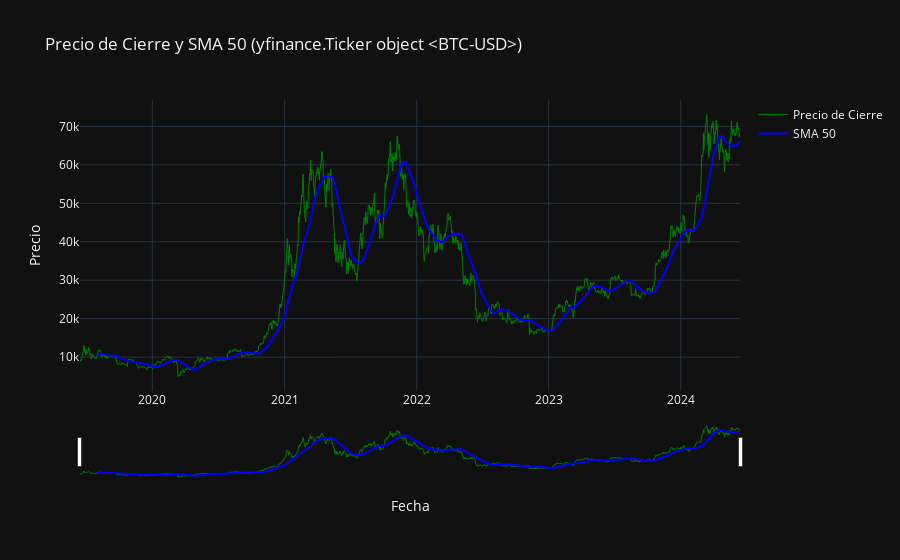

Notebook cell for this chart:
### Code cell
# Crear el gráfico interactivo con Plotly
fig = go.Figure()

# Añadir serie de precios de cierre
fig.add_trace(go.Scatter(x=data.index, y=data['Close'], 
                         mode='lines', name='Precio de Cierre', 
                         line=dict(color='green', width=1)))

# Añadir SMA de 50 períodos
fig.add_trace(go.Scatter(x=data.index, y=data['SMA_50'], 
                         mode='lines', name='SMA 50', 
                         line=dict(color='blue', width=2)))

# Personalizar el diseño del gráfico
fig.update_layout(title=f'Precio de Cierre y SMA 50 ({ticker})',
                  xaxis_title='Fecha',
                  yaxis_title='Precio',
                  xaxis_rangeslider_visible=True,  # Mostrar slider de zoom
                  template='plotly_dark')  # Estilo oscuro

# Mostrar el gráfico interactivo
fig.show()

### Figure 1 — Plotly figure (JSON) as saved in the notebook; plotly's stock layout.template omitted (floating-point values rounded to 4 significant figures; data arrays with more than 128 entries replaced by an {"elided": "..."} marker saying what was removed)
{"data": [{"line": {"color": "green", "width": 1}, "mode": "lines", "name": "Precio de Cierre", "type": "scatter", "x": {"elided": "1826 str values"}, "y": {"elided": "1826 float values"}}, {"line": {"color": "blue", "width": 2}, "mode": "lines", "name": "SMA 50", "type": "scatter", "x": {"elided": "1826 str values"}, "y": {"elided": "1826 float values"}}], "layout": {"title": {"text": "Precio de Cierre y SMA 50 (yfinance.Ticker object <BTC-USD>)"}, "xaxis": {"rangeslider": {"visible": true}, "title": {"text": "Fecha"}}, "yaxis": {"title": {"text": "Precio"}}}}
